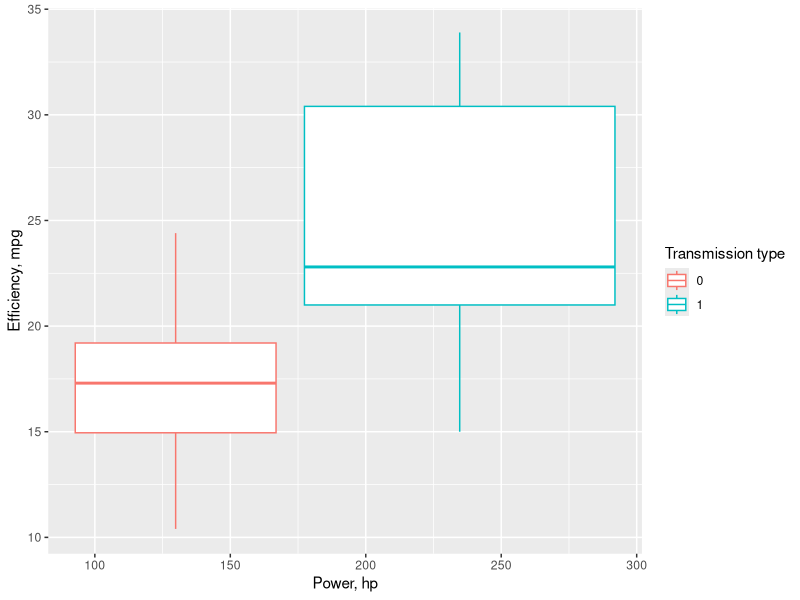
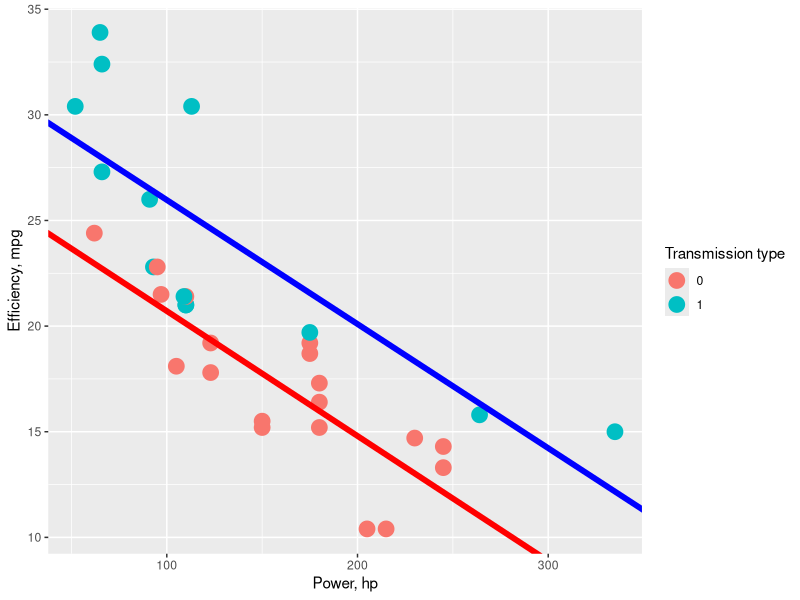

Source code (R) for these figures, in order:
## ---- chunk 1
data(mtcars)
library(ggplot2)
g<-ggplot(mtcars, aes(x=hp, y=mpg))
g<-g+geom_boxplot(aes(color=factor(am)))+labs(x="Power, hp", y="Efficiency, mpg", color="Transmission type")
g
#t.test(subset(mtcars, mtcars$am==0)$mpg, subset(mtcars, #mtcars$am==1)$mpg, mu=0)$p.value
## ---- chunk 2
data(mtcars)
library(ggplot2)
fit0<-lm(mpg~hp, subset(mtcars, mtcars$am==0))
fit1<-lm(mpg~hp, subset(mtcars, mtcars$am==1))
g <- ggplot(mtcars, aes(x = hp, y = mpg))
g <- g  + scale_size(range = c(10, 45), guide = "none" )
g <- g + geom_point(aes(color=factor(am)), size=5)+labs(x="Power, hp", y="Efficiency, mpg", color="Transmission type")
g <- g+geom_abline(intercept=coef(fit1)[1], slope=coef(fit1)[2], size=2, color="blue")
g<-g+geom_abline(intercept=coef(fit0)[1], slope=coef(fit0)[2], size=2, color="red")
g
